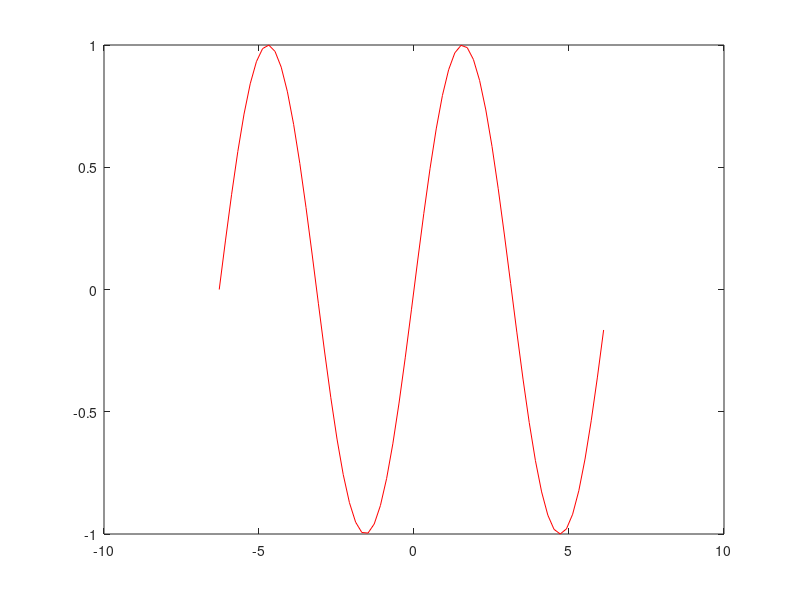

Here is the MATLAB script that generated this plot: (Note: this script raises an error after producing the figure.)
x = -2*pi : 0.2 : 2*pi;
y = sin(x)
plot(x,y,'r')
hold on
y1 = sincurve_1505082(x,1);
plot(x,y1,'b')
y2 = sincurve_1505082(x,3);
plot(x,y2,'g')
y3 = sincurve_1505082(x,5);
plot(x,y3,'k')
y4 = sincurve_1505082(x,20);
plot(x,y4,'m')
xlabel('value of x in radian');
ylabel('Corresponding sin function value');
legend('sin(x) graph')
set(gca,'XTick',-2*pi : pi/2 : 2*pi)
set(gca,'XTickLabel',{'-2pi','-3pi/2','-pi','-pi/2','0','pi/2','pi','3pi/2','2pi'})
